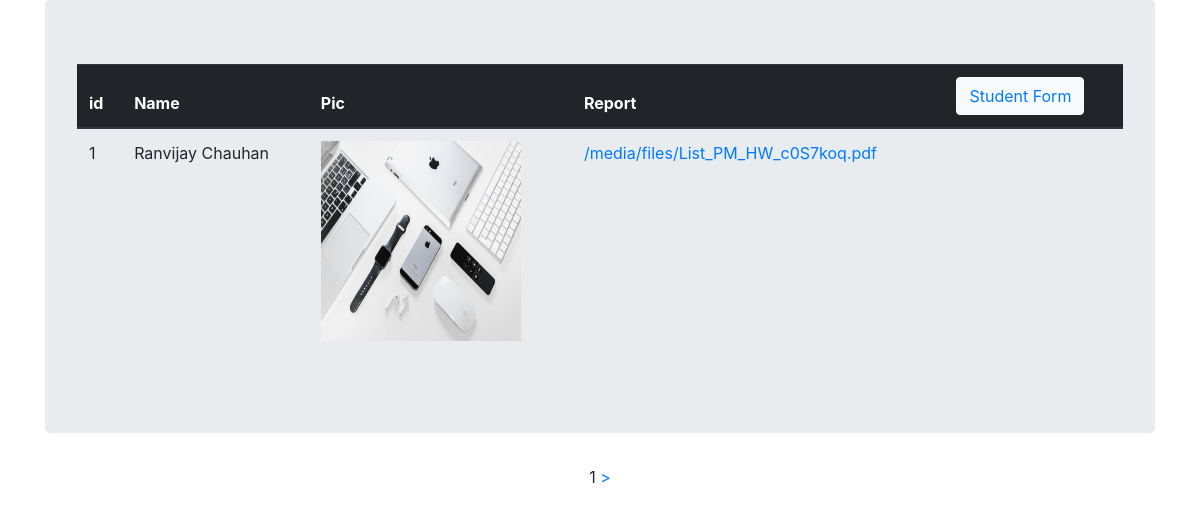
The app's page /a1/sd/ with its own data.
### app1/models.py (models this page shows, shortened)
class Student(models.Model):
    id = models.IntegerField(primary_key=True)
    name = models.CharField(max_length=100)
    pic = models.ImageField(upload_to='image/')
    report = models.FileField(upload_to= 'files/')

### app1/views.py (the view)
# urls.py: path('sd/', indexView, name='showindex_url')
def indexView(request):
    posts = Student.objects.all()  # fetching all post objects from database
    p = Paginator(posts, 1)  # creating a paginator object
    page_number = request.GET.get('page')
    try:
        page_obj = p.get_page(page_number)  # returns the desired page object
    except PageNotAnInteger:
        page_obj = p.page(1)
    except EmptyPage:
        page_obj = p.page(p.num_pages)
    context = {'page_obj': page_obj}
    return render(request, 'app1/index.html', context)

### templates/app1/index.html (shortened to what this page needs)
<!DOCTYPE html>
{% load static %}
<html lang="en">
<head>
    <link rel="stylesheet" href="https://cdn.jsdelivr.net/npm/bootstrap@4.0.0/dist/css/bootstrap.min.css">
</head>
<body>
    <div class="container">
        <div class="jumbotron">
    <table class="table">
        <thead class="thead-dark">
            <tr>
                <th>id</th>
                <th>Name</th>
                <th>Pic</th>
                <th>Report</th>
                <th><button class="btn btn-light"><a href="{% url 'student_url' %}">Student Form</a></button></th>
            </tr>
        </thead>
        <tbody>
            {% for i in page_obj.object_list %}
            <tr>
                <td>{{i.id}}</td>
                <td>{{i.name}}</td>
                <td><img src="{{ i.pic.url }}" class="img-responsive" alt="connecting" style="width:200px; height:200px;"/></td>
                <td><a href="{{ i.report.url }}">{{i.report.url}}</a></td>
            </tr>
            {% endfor %}
        </tbody>
    </table>
    </div>
</div>
<center>
    <span>{{page_obj.number}}</span>
    {%if page_obj.has_next %}
        <a href="?page={{page_obj.next_page_number}}">></a>
    {% endif %}
</center>
</body>
</html>

### records on screen
Student: id "1", name "Ranvijay Chauhan", pic (picture), report "/media/files/List_PM_HW_c0S7koq.pdf"

### other values on screen
{{ page_obj.number }} "1"
